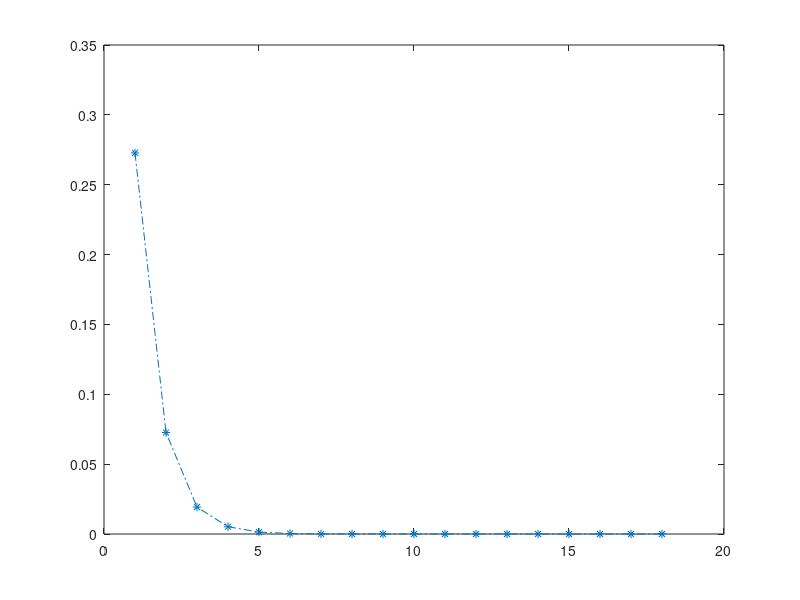

The MATLAB source for this figure: (Note: this script raises an error after producing the figure.)
% Randomly generate Experience matrix exp_mat(nxn)
% exp_mat(i,j) = 0 if no experience from i to j
% exp_mat(i,j) = x if there is experience from i to j with value x
% 0 < x < 1 
n = 800;
exp_mat = sprand(n, n, 0.03);
for i=1:n
    exp_mat(i, i) = 0;    % no experience of one entity to itself
end

% Exp_mat matrix will be extracted to attain Exp_mat_pos and Exp_mat_neg
% Ext_mat(i,j) >= threshold => Ext_mat_pos
% 0< Ext_mat(i,j) < threshold => Ext_mat_neg
% Let define threshold

threshold = 0.5;
exp_mat_pos = zeros(n,n);
exp_mat_neg = zeros(n,n);

for i=1:n
    for j=1:n
        if (exp_mat(i,j) >= threshold)
            exp_mat_pos(i,j) = exp_mat(i,j);
        elseif (0 < exp_mat(i,j))&&(exp_mat(i,j) < threshold)
            exp_mat_neg(i,j) = 1 - exp_mat(i,j);
        end
    end
end

% Generate a transition matrix M
% M(i, j) = 0 if there is no Experience from j to i
% M(i, j) = exp(j, i)/C(j) where exp(j, i) is experience from j to i;
% and C(j) is total experience of node j

c_pos = zeros(1, n);
c_neg = zeros(1, n);
for i=1:n
    for j=1:n
        c_pos(1, i) = c_pos(1, i) + exp_mat_pos(i, j);
        c_neg(1, i) = c_neg(1, i) + exp_mat_neg(i, j);
    end
end

damping = 0.85;
alpha = (1-damping)/n;
%A as the transition matrix
A_pos = zeros(n, n);
A_neg = zeros(n, n);
for i=1:n
    for j=1:n
        if exp_mat_pos(j, i) > 0
            A_pos(i, j) = exp_mat_pos(j, i)/c_pos(1, j);        
        elseif exp_mat_neg(j, i) > 0
            A_neg(i, j) = exp_mat_neg(j,i)/c_neg(1, j);
        end
    end
end

err = 1;
tol = 1e-10;
rep_pos = ones(n, 1)/n; % initial ranking vector
rep_neg = ones(n, 1)/n; % initial ranking vector
I = ones(n, 1);
iter = 1;
nn=cell(1,50);
ee=cell(1,50);
while(err>tol)    
    S_pos = damping*A_pos*rep_pos + alpha*I;
    S_neg = damping*A_neg*rep_neg + alpha*I;
    err = norm((S_pos-rep_pos) + norm(S_neg-rep_neg));
    rep_pos = S_pos;
    rep_neg = S_neg;
    str=sprintf('Iteration: %d -- Error: %d: \n', iter, err);
    disp(str);
    
    nn{iter}=iter;
    ee{iter}=err;
    iter = iter + 1;
end

rep1 = rep_pos - rep_neg;
rep = rep1;
rep(rep < 0) = 0;

[~,~,rank_vector] = unique(rep);
jx = 1;
highlight_vector = zeros();
for i=1:n
    if (rank_vector(i) >= n/2)
        highlight_vector(jx) = i;
        jx = jx + 1;
    end
end

%GX = digraph(exp_mat);
%plot(GX, 'Layout','layered', 'EdgeLabel',GX.Edges.Weight, 'NodeLabel', rank_vector);
%GX.Nodes.NodeColors = rank_vector;
%p = plot(GX, 'Layout','layered', 'NodeLabel', rank_vector,'EdgeColor','black');
%p.NodeCData = GX.Nodes.NodeColors;
%colorbar;
%p.MarkerSize = 15;
%p.NodeColor = 'r';
%highlight(p, highlight_vector, 'NodeColor','g')
%view(2);

xx = cell2mat(nn);
yy = cell2mat(ee);
plot(xx, yy, '-.*')
hold on;
plot(xx1,yy1, '-.+');
plot(xx2,yy2, '-.o');
xlim([1 35])
xlabel('Iterations');
ylabel('Error');
title('Convergence of the Algorithm');

%bins = conncomp(GX);
%[S,C] = graphconncomp(r1);